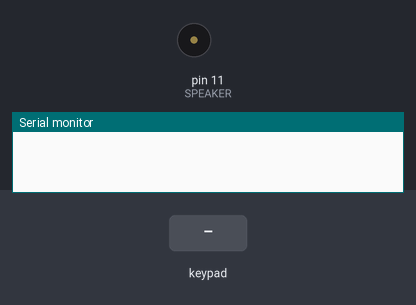
A sketch run on a simulated Arduino Uno, built with avr-gcc and run on an emulated ATmega328P. Shown: buzzer (waves = sounding), the last lines printed to the serial monitor. Inputs (shaded band) come from the test bench.

Above: at 1.2 s.
1.3 s: keypad keys 9 8 7 6 pressed 0.4 s apart
At 1.48 s:
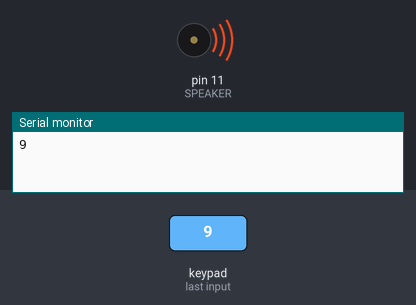
4.4 s: key 'A' pressed
At 5.6 s:
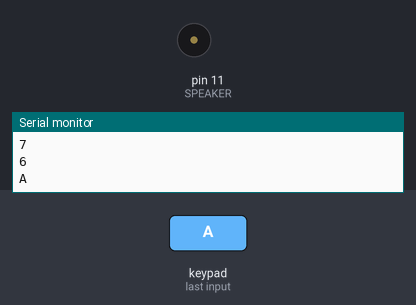
5.9 s: key 'B' pressed
At 6.08 s:
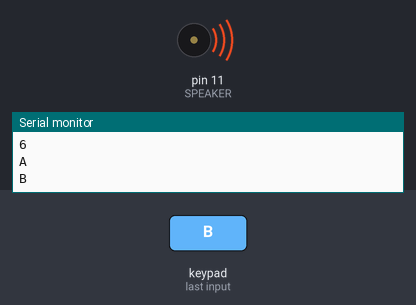
7.4 s: keypad keys 9 8 7 6 # pressed 0.4 s apart
At 10.5 s:
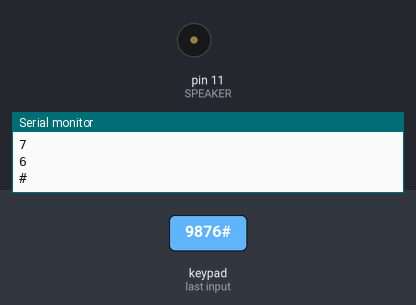
10.9 s: key 'C' pressed
At 11.07 s:
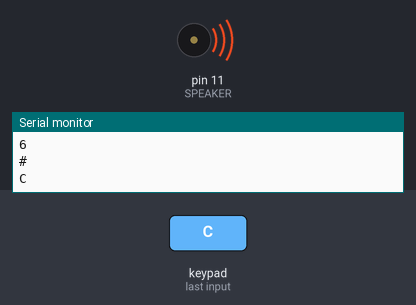
12.4 s: keypad keys 9 8 7 6 * pressed 0.4 s apart
At 15.6 s:
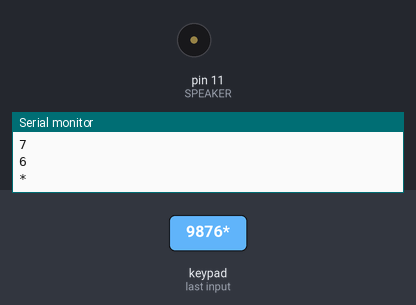
Timing chart, 0 to 16.9 s (numbered marks = the images above; inputs shaded):
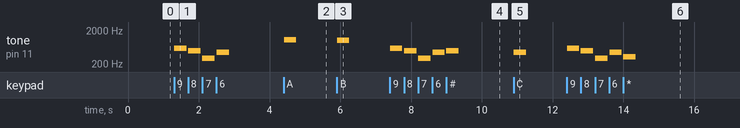

The sketch:

piano.ino
```cpp
#include<Keypad.h>

#define NOTE_B0  31
#define NOTE_C1  33
#define NOTE_CS1 35
#define NOTE_D1  37
#define NOTE_DS1 39
#define NOTE_E1  41
#define NOTE_F1  44
#define NOTE_FS1 46
#define NOTE_G1  49
#define NOTE_GS1 52
#define NOTE_A1  55
#define NOTE_AS1 58
#define NOTE_B1  62
#define NOTE_C2  65
#define NOTE_CS2 69
#define NOTE_D2  73
#define NOTE_DS2 78
#define NOTE_E2  82
#define NOTE_F2  87
#define NOTE_FS2 93
#define NOTE_G2  98
#define NOTE_GS2 104
#define NOTE_A2  110
#define NOTE_AS2 117
#define NOTE_B2  123
#define NOTE_C3  131
#define NOTE_CS3 139
#define NOTE_D3  147
#define NOTE_DS3 156
#define NOTE_E3  165
#define NOTE_F3  175
#define NOTE_FS3 185
#define NOTE_G3  196
#define NOTE_GS3 208
#define NOTE_A3  220
#define NOTE_AS3 233
#define NOTE_B3  247
#define NOTE_C4  262
#define NOTE_CS4 277
#define NOTE_D4  294
#define NOTE_DS4 311
#define NOTE_E4  330
#define NOTE_F4  349
#define NOTE_FS4 370
#define NOTE_G4  392
#define NOTE_GS4 415
#define NOTE_A4  440
#define NOTE_AS4 466
#define NOTE_B4  494
#define NOTE_C5  523
#define NOTE_CS5 554
#define NOTE_D5  587
#define NOTE_DS5 622
#define NOTE_E5  659
#define NOTE_F5  698
#define NOTE_FS5 740
#define NOTE_G5  784
#define NOTE_GS5 831
#define NOTE_A5  880
#define NOTE_AS5 932
#define NOTE_B5  988
#define NOTE_C6  1047
#define NOTE_CS6 1109
#define NOTE_D6  1175
#define NOTE_DS6 1245
#define NOTE_E6  1319
#define NOTE_F6  1397
#define NOTE_FS6 1480
#define NOTE_G6  1568
#define NOTE_GS6 1661
#define NOTE_A6  1760
#define NOTE_AS6 1865
#define NOTE_B6  1976
#define NOTE_C7  2093
#define NOTE_CS7 2217
#define NOTE_D7  2349
#define NOTE_DS7 2489
#define NOTE_E7  2637
#define NOTE_F7  2794
#define NOTE_FS7 2960
#define NOTE_G7  3136
#define NOTE_GS7 3322
#define NOTE_A7  3520
#define NOTE_AS7 3729
#define NOTE_B7  3951
#define NOTE_C8  4186
#define NOTE_CS8 4435
#define NOTE_D8  4699
#define NOTE_DS8 4978

const byte ROWS = 4; //four rows
const byte COLS = 4; //four columns
const int SPEAKER=11;
//define the symbols on the buttons of the keypads
char hexaKeys[ROWS][COLS] = {
{'1','2','3','A'},
{'4','5','6','B'},
{'7','8','9','C'},
{'*','0','#','D'} };
byte rowPins[ROWS] = {9, 8, 7, 6}; //connect to the row pinouts of the keypad
byte colPins[COLS] = {5, 4, 3, 2}; //connect to the column pinouts of the keypad
//initialize an instance of class NewKeypad
Keypad customKeypad = Keypad( makeKeymap(hexaKeys), rowPins, colPins, ROWS, COLS);

void setup()
{
Serial.begin(9600);

}
void loop()
{
char customKey = customKeypad.getKey();
if (customKey=='*')
{
Serial.println(customKey);
tone(SPEAKER,NOTE_E4,350);
}
if (customKey=='7')
{
    Serial.println(customKey);
    tone(SPEAKER,NOTE_D4,350);
 }
if (customKey=='4')
{
    Serial.println(customKey);
    tone(SPEAKER,NOTE_FS4,350);
  }
  if (customKey=='1')
{
    Serial.println(customKey);
    tone(SPEAKER,NOTE_GS4,350);
  }
  if (customKey=='0')
{
    Serial.println(customKey);
    tone(SPEAKER,NOTE_CS4,350);
  }
if (customKey=='8')
{
    Serial.println(customKey);
    tone(SPEAKER,NOTE_B4,350);
  }
  if (customKey=='5')
{
    Serial.println(customKey);
    tone(SPEAKER,NOTE_D4,350);
  }
  if (customKey=='2')
{
    Serial.println(customKey);
    tone(SPEAKER,NOTE_E4,350);
  }
  if (customKey=='#')
{
    Serial.println(customKey);
    tone(SPEAKER,NOTE_B4,350);
  }
  if (customKey=='9')
{
    Serial.println(customKey);
    tone(SPEAKER,NOTE_D5,350);
  }
  if (customKey=='6')
{
    Serial.println(customKey);
    tone(SPEAKER,NOTE_A4,350);
  }
  if (customKey=='3')
{
    Serial.println(customKey);
    tone(SPEAKER,NOTE_CS4,350);
  }
  if (customKey=='D')
{
    Serial.println(customKey);
    tone(SPEAKER,NOTE_E4,350);
  }
  if (customKey=='C')
{
    Serial.println(customKey);
    tone(SPEAKER,NOTE_A4,350);
  }
  if (customKey=='B')
{
    Serial.println(customKey);
    tone(SPEAKER,NOTE_B5,350);
  }
  if (customKey=='A')
{
    Serial.println(customKey);
    tone(SPEAKER,NOTE_C6,350);
  }
}
```

Measured:
- after the input at 1.3 s, tone on pin 11 (SPEAKER): plays 587 Hz for 0.35 s, 494 Hz for 0.35 s, 294 Hz for 0.35 s, 440 Hz for 0.35 s, starting at once
- after the input at 4.4 s, tone on pin 11 (SPEAKER): silent → 1047 Hz at once, → silent 0.35 s later
- after the input at 5.9 s, tone on pin 11 (SPEAKER): silent → 988 Hz at once, → silent 0.35 s later
- after the input at 7.4 s, tone on pin 11 (SPEAKER): plays 587 Hz for 0.35 s, 494 Hz for 0.35 s, 294 Hz for 0.35 s, 440 Hz for 0.35 s, 494 Hz for 0.35 s, starting at once
- after the input at 10.9 s, tone on pin 11 (SPEAKER): silent → 440 Hz at once, → silent 0.35 s later
- after the input at 12.4 s, tone on pin 11 (SPEAKER): plays 587 Hz for 0.35 s, 494 Hz for 0.35 s, 294 Hz for 0.35 s, 440 Hz for 0.35 s, 330 Hz for 0.35 s, starting at once
